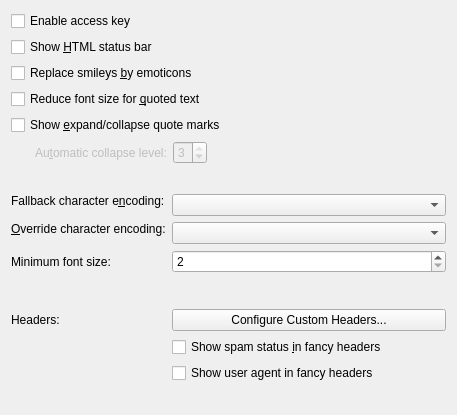
<?xml version="1.0" encoding="UTF-8"?>
<ui version="4.0">
 <author>/*  Copyright (C) 2009 Klarälvdalens Datakonsult AB, a KDAB Group company, info@kdab.net
  Copyright (c) 2009 Andras Mantia &lt;andras@kdab.net&gt;

  This program is free software; you can redistribute it and/or modify
  it under the terms of the GNU General Public License as published by
  the Free Software Foundation; either version 2 of the License, or
  (at your option) any later version.

  This program is distributed in the hope that it will be useful,
  but WITHOUT ANY WARRANTY; without even the implied warranty of
  MERCHANTABILITY or FITNESS FOR A PARTICULAR PURPOSE. See the
  GNU General Public License for more details.

  You should have received a copy of the GNU General Public License along
  with this program; if not, write to the Free Software Foundation, Inc.,
  51 Franklin Street, Fifth Floor, Boston, MA 02110-1301, USA.
*/</author>
 <class>Settings</class>
 <widget class="QWidget" name="Settings">
  <property name="geometry">
   <rect>
    <x>0</x>
    <y>0</y>
    <width>457</width>
    <height>415</height>
   </rect>
  </property>
  <property name="windowTitle">
   <string>Viewer settings</string>
  </property>
  <layout class="QVBoxLayout" name="verticalLayout_2">
   <item>
    <layout class="QVBoxLayout" name="verticalLayout">
     <item>
      <widget class="QCheckBox" name="kcfg_AccessKeyEnabled">
       <property name="text">
        <string>Enable access key</string>
       </property>
      </widget>
     </item>
     <item>
      <widget class="QCheckBox" name="kcfg_showColorBar">
       <property name="text">
        <string>Show &amp;HTML status bar</string>
       </property>
      </widget>
     </item>
     <item>
      <widget class="QCheckBox" name="kcfg_ShowEmoticons">
       <property name="text">
        <string>Replace smileys &amp;by emoticons</string>
       </property>
      </widget>
     </item>
     <item>
      <widget class="QCheckBox" name="kcfg_ShrinkQuotes">
       <property name="text">
        <string>Reduce font size for &amp;quoted text</string>
       </property>
      </widget>
     </item>
     <item>
      <widget class="QCheckBox" name="kcfg_ShowExpandQuotesMark">
       <property name="text">
        <string>Show &amp;expand/collapse quote marks</string>
       </property>
      </widget>
     </item>
     <item>
      <layout class="QHBoxLayout" name="horizontalLayout_2">
       <item>
        <spacer name="horizontalSpacer">
         <property name="orientation">
          <enum>Qt::Horizontal</enum>
         </property>
         <property name="sizeType">
          <enum>QSizePolicy::Fixed</enum>
         </property>
         <property name="sizeHint" stdset="0">
          <size>
           <width>24</width>
           <height>20</height>
          </size>
         </property>
        </spacer>
       </item>
       <item>
        <widget class="QLabel" name="collapseQuoteLevelLabel">
         <property name="enabled">
          <bool>false</bool>
         </property>
         <property name="text">
          <string>Au&amp;tomatic collapse level:</string>
         </property>
         <property name="buddy">
          <cstring>kcfg_CollapseQuoteLevelSpin</cstring>
         </property>
        </widget>
       </item>
       <item>
        <widget class="KIntSpinBox" name="kcfg_CollapseQuoteLevelSpin">
         <property name="enabled">
          <bool>false</bool>
         </property>
         <property name="minimum">
          <number>1</number>
         </property>
         <property name="maximum">
          <number>3</number>
         </property>
         <property name="value">
          <number>3</number>
         </property>
        </widget>
       </item>
       <item>
        <spacer name="horizontalSpacer_2">
         <property name="orientation">
          <enum>Qt::Horizontal</enum>
         </property>
         <property name="sizeHint" stdset="0">
          <size>
           <width>40</width>
           <height>20</height>
          </size>
         </property>
        </spacer>
       </item>
      </layout>
     </item>
    </layout>
   </item>
   <item>
    <spacer name="verticalSpacer_2">
     <property name="orientation">
      <enum>Qt::Vertical</enum>
     </property>
     <property name="sizeType">
      <enum>QSizePolicy::Fixed</enum>
     </property>
     <property name="sizeHint" stdset="0">
      <size>
       <width>20</width>
       <height>24</height>
      </size>
     </property>
    </spacer>
   </item>
   <item>
    <layout class="QFormLayout" name="formLayout">
     <item row="0" column="0">
      <widget class="QLabel" name="label_2">
       <property name="sizePolicy">
        <sizepolicy hsizetype="Preferred" vsizetype="Maximum">
         <horstretch>0</horstretch>
         <verstretch>0</verstretch>
        </sizepolicy>
       </property>
       <property name="text">
        <string>Fallback character e&amp;ncoding:</string>
       </property>
       <property name="buddy">
        <cstring>fallbackCharacterEncoding</cstring>
       </property>
      </widget>
     </item>
     <item row="0" column="1">
      <widget class="KComboBox" name="fallbackCharacterEncoding">
       <property name="sizePolicy">
        <sizepolicy hsizetype="Preferred" vsizetype="Maximum">
         <horstretch>0</horstretch>
         <verstretch>0</verstretch>
        </sizepolicy>
       </property>
      </widget>
     </item>
     <item row="1" column="0">
      <widget class="QLabel" name="label_3">
       <property name="sizePolicy">
        <sizepolicy hsizetype="Preferred" vsizetype="Maximum">
         <horstretch>0</horstretch>
         <verstretch>0</verstretch>
        </sizepolicy>
       </property>
       <property name="text">
        <string>&amp;Override character encoding:</string>
       </property>
       <property name="buddy">
        <cstring>overrideCharacterEncoding</cstring>
       </property>
      </widget>
     </item>
     <item row="1" column="1">
      <widget class="KComboBox" name="overrideCharacterEncoding">
       <property name="sizePolicy">
        <sizepolicy hsizetype="Preferred" vsizetype="Maximum">
         <horstretch>0</horstretch>
         <verstretch>0</verstretch>
        </sizepolicy>
       </property>
      </widget>
     </item>
     <item row="2" column="0">
      <widget class="QLabel" name="label_4">
       <property name="text">
        <string>Minimum font size:</string>
       </property>
       <property name="buddy">
        <cstring>kcfg_MinimumFontSize</cstring>
       </property>
      </widget>
     </item>
     <item row="2" column="1">
      <widget class="KIntSpinBox" name="kcfg_MinimumFontSize">
       <property name="minimum">
        <number>2</number>
       </property>
       <property name="maximum">
        <number>30</number>
       </property>
      </widget>
     </item>
     <item row="3" column="1">
      <spacer name="verticalSpacer_3">
       <property name="orientation">
        <enum>Qt::Vertical</enum>
       </property>
       <property name="sizeType">
        <enum>QSizePolicy::Fixed</enum>
       </property>
       <property name="sizeHint" stdset="0">
        <size>
         <width>20</width>
         <height>24</height>
        </size>
       </property>
      </spacer>
     </item>
     <item row="4" column="1">
      <widget class="QPushButton" name="configureCustomHeadersButton">
       <property name="text">
        <string>Configure Custom Headers...</string>
       </property>
      </widget>
     </item>
     <item row="5" column="1">
      <widget class="QCheckBox" name="kcfg_showSpamStatus">
       <property name="text">
        <string>Show spam status &amp;in fancy headers</string>
       </property>
      </widget>
     </item>
     <item row="4" column="0">
      <widget class="QLabel" name="label">
       <property name="text">
        <string>Headers:</string>
       </property>
       <property name="buddy">
        <cstring>configureCustomHeadersButton</cstring>
       </property>
      </widget>
     </item>
     <item row="6" column="1">
      <widget class="QCheckBox" name="kcfg_ShowUserAgent">
       <property name="text">
        <string>Show user agent in fancy headers</string>
       </property>
      </widget>
     </item>
    </layout>
   </item>
   <item>
    <spacer name="verticalSpacer">
     <property name="orientation">
      <enum>Qt::Vertical</enum>
     </property>
     <property name="sizeHint" stdset="0">
      <size>
       <width>20</width>
       <height>40</height>
      </size>
     </property>
    </spacer>
   </item>
  </layout>
 </widget>
 <customwidgets>
  <customwidget>
   <class>KComboBox</class>
   <extends>QComboBox</extends>
   <header>kcombobox.h</header>
  </customwidget>
  <customwidget>
   <class>KIntSpinBox</class>
   <extends>QSpinBox</extends>
   <header>knuminput.h</header>
  </customwidget>
 </customwidgets>
 <tabstops>
  <tabstop>kcfg_AccessKeyEnabled</tabstop>
  <tabstop>kcfg_showColorBar</tabstop>
  <tabstop>kcfg_ShowEmoticons</tabstop>
  <tabstop>kcfg_ShrinkQuotes</tabstop>
  <tabstop>kcfg_ShowExpandQuotesMark</tabstop>
  <tabstop>kcfg_CollapseQuoteLevelSpin</tabstop>
  <tabstop>fallbackCharacterEncoding</tabstop>
  <tabstop>overrideCharacterEncoding</tabstop>
  <tabstop>kcfg_MinimumFontSize</tabstop>
  <tabstop>configureCustomHeadersButton</tabstop>
  <tabstop>kcfg_showSpamStatus</tabstop>
  <tabstop>kcfg_ShowUserAgent</tabstop>
 </tabstops>
 <resources/>
 <connections>
  <connection>
   <sender>kcfg_ShowExpandQuotesMark</sender>
   <signal>toggled(bool)</signal>
   <receiver>collapseQuoteLevelLabel</receiver>
   <slot>setEnabled(bool)</slot>
   <hints>
    <hint type="sourcelabel">
     <x>94</x>
     <y>125</y>
    </hint>
    <hint type="destinationlabel">
     <x>138</x>
     <y>153</y>
    </hint>
   </hints>
  </connection>
  <connection>
   <sender>kcfg_ShowExpandQuotesMark</sender>
   <signal>toggled(bool)</signal>
   <receiver>kcfg_CollapseQuoteLevelSpin</receiver>
   <slot>setEnabled(bool)</slot>
   <hints>
    <hint type="sourcelabel">
     <x>179</x>
     <y>125</y>
    </hint>
    <hint type="destinationlabel">
     <x>228</x>
     <y>153</y>
    </hint>
   </hints>
  </connection>
 </connections>
</ui>
